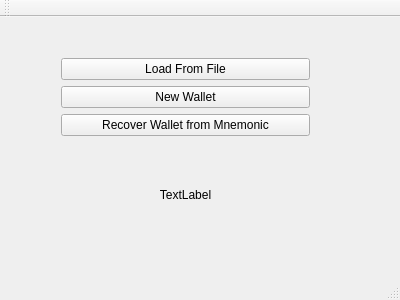
<?xml version="1.0" encoding="UTF-8"?>
<ui version="4.0">
 <class>WalletMain</class>
 <widget class="QMainWindow" name="WalletMain">
  <property name="geometry">
   <rect>
    <x>0</x>
    <y>0</y>
    <width>400</width>
    <height>300</height>
   </rect>
  </property>
  <property name="windowTitle">
   <string>WalletMain</string>
  </property>
  <widget class="QWidget" name="centralWidget">
   <widget class="QWidget" name="verticalLayoutWidget">
    <property name="geometry">
     <rect>
      <x>50</x>
      <y>30</y>
      <width>271</width>
      <height>211</height>
     </rect>
    </property>
    <layout class="QVBoxLayout" name="verticalLayout">
     <item>
      <widget class="QPushButton" name="saveOrLoadButton">
       <property name="text">
        <string>Load From File</string>
       </property>
      </widget>
     </item>
     <item>
      <widget class="QPushButton" name="generalButton">
       <property name="text">
        <string>New Wallet</string>
       </property>
      </widget>
     </item>
     <item>
      <widget class="QPushButton" name="mnemonicRecoveryButton">
       <property name="text">
        <string>Recover Wallet from Mnemonic</string>
       </property>
      </widget>
     </item>
     <item>
      <widget class="QLabel" name="status">
       <property name="text">
        <string>TextLabel</string>
       </property>
       <property name="alignment">
        <set>Qt::AlignCenter</set>
       </property>
      </widget>
     </item>
    </layout>
   </widget>
  </widget>
  <widget class="QToolBar" name="mainToolBar">
   <attribute name="toolBarArea">
    <enum>TopToolBarArea</enum>
   </attribute>
   <attribute name="toolBarBreak">
    <bool>false</bool>
   </attribute>
  </widget>
  <widget class="QStatusBar" name="statusBar"/>
  <action name="actionWallet_New">
   <property name="text">
    <string>Wallet New</string>
   </property>
  </action>
 </widget>
 <layoutdefault spacing="6" margin="11"/>
 <resources/>
 <connections/>
</ui>
